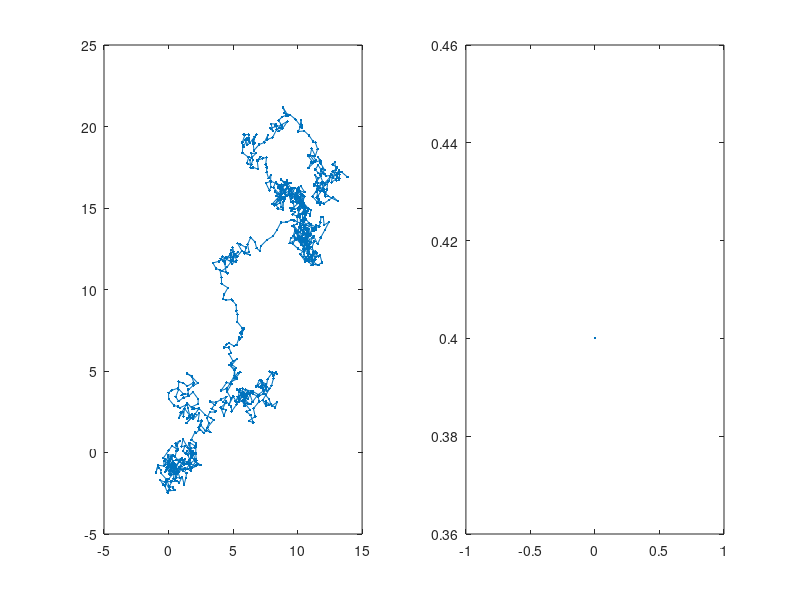

Here is the MATLAB script that generated this plot: (Note: this script raises an error after producing the figure.)
%% Single particle Brwonian motion (cumsum)
clc;clf;clear all

N=1000; 

tic
Hx=rand(N,1)-.5;
Hy=rand(N,1)-.5;

x=cumsum(Hx);
y=cumsum(Hy);
toc

% fast plot
subplot(1,2,1)
plot(x, y, '.-');

subplot(1,2,2)
d=sum([x,y].^2, 2);
j=0:(N-1);
plot(j,d);



% slow plot

%distance
subplot(1,2,2)
d=sqrt(sum([x,y].^2, 2));
j=0;
D=d(1);
p=plot(j,D);
p.XDataSource = 'j';
p.YDataSource = 'D';



%position
subplot(1,2,1)
X=x(1);Y=y(1);
h=plot(X, Y, '.-');
grid on
hold on

M=max(abs([x;y]));

h.XDataSource = 'X';
h.YDataSource = 'Y';


for i=1:N
    X=x(1:i);Y=y(1:i);
    j=0:(i-1); D=d(1:i);
    refreshdata
    axis([-M, M, -M, M]*1.1)
    pause(0.001)
end


%% Single particle Brwonian motion (ODE45)
clc;clf;clear all
%this give increasing solutions
r0=[0,0];
odefun=@(x, t) rand(2,1);
[T, R] = ode45(odefun, [0,100], r0);

%Compensate with '-.5*T'
x=R(:,1)-.5*T;
y=R(:,2)-.5*T;
%plot(x,y)


N=length(T);

X=x(1);Y=y(1);
h=plot(X, Y, '.-');
grid on
hold on
axis equal

M=max(abs([x;y]));

h.XDataSource = 'X';
h.YDataSource = 'Y';

dt=diff(T);

for i=1:N
    X=x(1:i);Y=y(1:i);
    refreshdata
    %axis([-M, M, -M, M]*1.1)
    pause(dt(i))
end









































